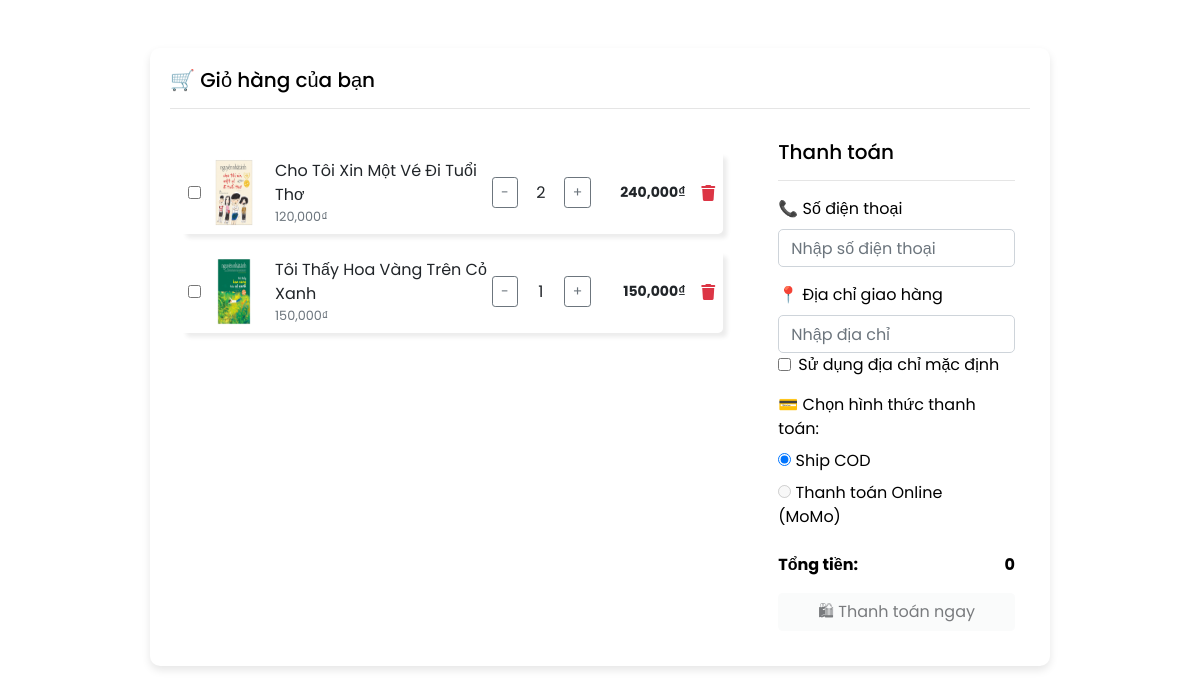
The app's page /FrontEnd/PublicUI/Giohang/giohang.php (signed in) with its own data.
### tables this page shows
CREATE TABLE IF NOT EXISTS cart_items (
    user_id INT, 
    product_id INT,  
    quantity INT NOT NULL DEFAULT 1, 
    FOREIGN KEY (user_id) REFERENCES user(user_id)
        ON DELETE CASCADE
        ON UPDATE CASCADE
);

CREATE TABLE IF NOT EXISTS product (
    product_id INT AUTO_INCREMENT PRIMARY KEY,
    product_name VARCHAR(100) NOT NULL,
    product_description TEXT,
    price DECIMAL(10, 2) NOT NULL,
    stock_quantity INT NOT NULL DEFAULT 0,
    status_id INT,
    image_url VARCHAR(255),
    created_at TIMESTAMP DEFAULT CURRENT_TIMESTAMP,
    updated_at TIMESTAMP DEFAULT CURRENT_TIMESTAMP ON UPDATE CURRENT_TIMESTAMP,
    FOREIGN KEY (status_id) REFERENCES status(id)
        ON DELETE SET NULL
        ON UPDATE CASCADE
);

### FrontEnd/PublicUI/Giohang/giohang.php (the view, shortened to what this page needs)
<?php
include '../../../BackEnd/Config/config.php';
$user_id = $_SESSION['user_id'];
$sql = "SELECT cart_items.product_id, product.product_name, product.stock_quantity, product.image_url, product.price, cart_items.quantity
        FROM cart_items
        JOIN product ON cart_items.product_id = product.product_id
        WHERE cart_items.user_id = $user_id";
$result = mysqli_query($conn, $sql);
$cart_items = [];
while ($row = mysqli_fetch_assoc($result)) {
    $cart_items[] = $row;
}
?>
<!DOCTYPE html>
<html lang="vi">
<head>
    <link rel="stylesheet" href="https://cdnjs.cloudflare.com/ajax/libs/font-awesome/6.0.0/css/all.min.css">
    <link rel="stylesheet" href="https://stackpath.bootstrapcdn.com/bootstrap/4.5.2/css/bootstrap.min.css">
    <link rel="stylesheet" href="https://cdn.jsdelivr.net/npm/sweetalert2@11/dist/sweetalert2.min.css">
</head>
<body>
<div class="container mt-5 cart-container">
    <h4 class="mb-3">🛒 Giỏ hàng của bạn</h4>
    <hr>
    <div class="row">
        <div class="col-md-8">
            <div class="product-details">
                <?php if (!empty($cart_items)) { ?>
                    <?php foreach ($cart_items as $item) { ?>
                        <div class="d-flex justify-content-between align-items-center mt-3 p-2 items">
                            <div class="d-flex flex-row">
                            <input type="checkbox" class="product-checkbox" id="checkbox-<?= $item['product_id'] ?>" data-product-id="<?= $item['product_id'] ?>" data-price="<?= $item['price'] * $item['quantity'] ?>">
                                <img class="rounded ml-2" src="../../../BackEnd/Uploads/Product Picture/<?= htmlspecialchars($item['image_url']) ?>" width="50">
                                <div class="ml-3">
                                    <span class="font-weight-bold1"><?= htmlspecialchars($item['product_name']) ?></span>
                                    <div class="text-muted small"><?= number_format($item['price'], 0, ',', ',') ?>₫</div>
                                </div>
                            </div>
                            <div class="d-flex align-items-center quantity-container">
                                <div class="d-flex align-items-center">
                                    <button class="btn btn-sm btn-outline-secondary update-quantity" data-product-id="<?= $item['product_id'] ?>" data-action="decrease">-</button>
                                    <div class="quantity-display mx-2" id="quantity-<?= $item['product_id'] ?>"><?= $item['quantity'] ?></div>
                                    <button class="btn btn-sm btn-outline-secondary update-quantity" data-product-id="<?= $item['product_id'] ?>" data-action="increase">+</button>
                                </div>
                                <span class="font-weight-bold ml-4 total-price">
                                    <span id="total-<?= $item['product_id'] ?>"><?= number_format($item['price'] * $item['quantity'], 0, ',', ',') ?>₫</span>
                                </span>
                                <a href="#" class="fa fa-trash ml-3 text-danger remove-item" data-product-id="<?= $item['product_id'] ?>"></a>
                            </div>
                        </div>
                    <?php } ?>
                <?php } else { ?>
                    <p class="text-center">Giỏ hàng trống! 🛒</p>
                    <p class="funny-message">"Nếu bạn thích thứ gì đó thì cứ mua đi, đắt một chút thì cũng có sao. Vốn dĩ để gặp được người mình thích đã rất khó rồi, giờ đến thứ mình thích chẳng lẽ cũng không thể mua!"</p>
                <?php } ?>
            </div>
        </div>
        <div class="col-md-4">
    <div class="payment-info">
        <h5>Thanh toán</h5>
        <hr>
        <div class="mb-3">
            <label for="phone">📞 Số điện thoại</label>
            <input type="text" class="form-control" id="phone" placeholder="Nhập số điện thoại" oninput="saveUserInfo()">
        </div>
        <div class="mb-3">
            <label for="address">📍 Địa chỉ giao hàng</label>
            <input type="text" class="form-control" id="address" placeholder="Nhập địa chỉ" oninput="saveUserInfo()">
            <div class="form-check mb-2">
        <input class="form-check-input" type="checkbox" id="defaultAddress" onchange="toggleDefaultAddress()">
        <label class="form-check-label" for="defaultAddress">
            Sử dụng địa chỉ mặc định
        </label>
    </div>
        </div>
        <div class="payment-method mb-3">
    <label>💳 Chọn hình thức thanh toán:</label><br>
    <label>
        <input type="radio" name="payment" value="cod" checked> Ship COD
    </label>
    <label id="momo-label" class="disabled-radio">
        <input type="radio" name="payment" value="momo" id="momo-option" disabled> Thanh toán Online (MoMo)
    </label>
</div>
<div class="d-flex justify-content-between">
    <span><b>Tổng tiền:</b></span>
    <span><b><span id="cart-total">0</span></b></span>
</div>
<button id="checkout-button" class="btn btn-light btn-block mt-3" disabled>🛍 Thanh toán ngay</button>
</div>
        </div>
    </div>
</div>
</body>
</html>

### FrontEnd/PublicUI/Giohang/giohang.php (style rules this page uses)
* { margin: 0; padding: 0; box-sizing: border-box; font-family: 'Poppins', sans-serif; }
h4 { color:black !important; font-size: 20px !important; }
.cart-container { max-width: 900px; margin-top:10px; margin-bottom:10px; margin: auto; padding: 20px; background: #fff; border-radius: 10px; box-shadow: 0 4px 8px rgba(0, 0, 0, 0.1); }
.product-details { padding: 10px; max-height: 400px; overflow-y: auto; padding-right: 10px; }
.items { box-shadow: 5px 5px 4px -1px rgba(0, 0, 0, 0.08); padding: 10px; border-radius: 5px; }
.payment-info { padding: 15px; border-radius: 6px; color: #000000; }
.form-control { border-radius: 5px; }
.payment-method label { margin-right: 15px; cursor: pointer; }
.quantity-display { min-width: 30px; text-align: center; }
.total-price { min-width: 70px; display: inline-block; text-align: right; font-size: 14px; }
#checkout-button:disabled { cursor: not-allowed; opacity: 0.6; }

### records on screen
cart_items: product.image_url (picture), product.product_name "Cho Tôi Xin Một Vé Đi Tuổi Thơ", product.price "120,000", quantity "2", $item['price'] * $item['quantity'] "240,000"
cart_items: product.image_url (picture), product.product_name "Tôi Thấy Hoa Vàng Trên Cỏ Xanh", product.price "150,000", quantity "1", $item['price'] * $item['quantity'] "150,000"
